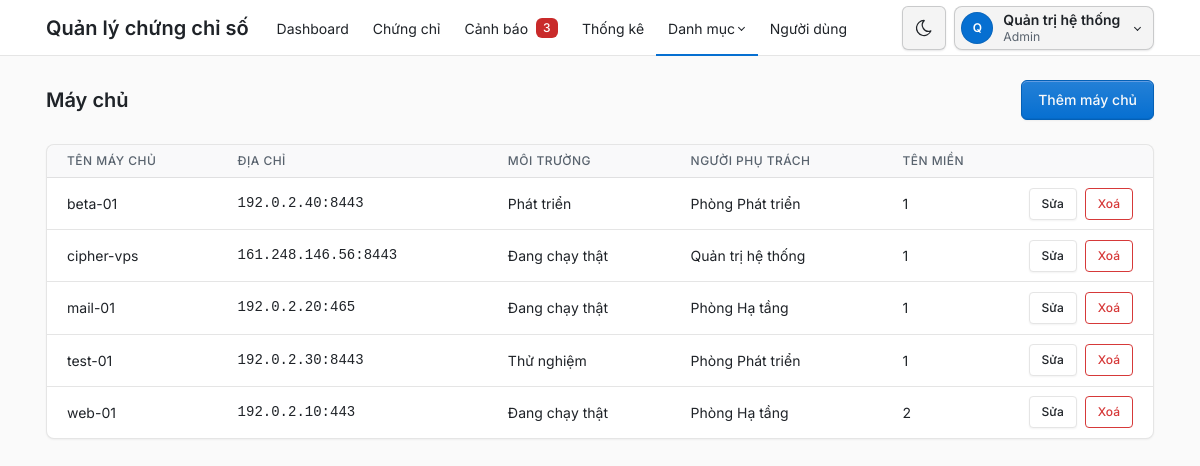
The page /admin/may_chu.php (signed in) on the database as committed earlier.
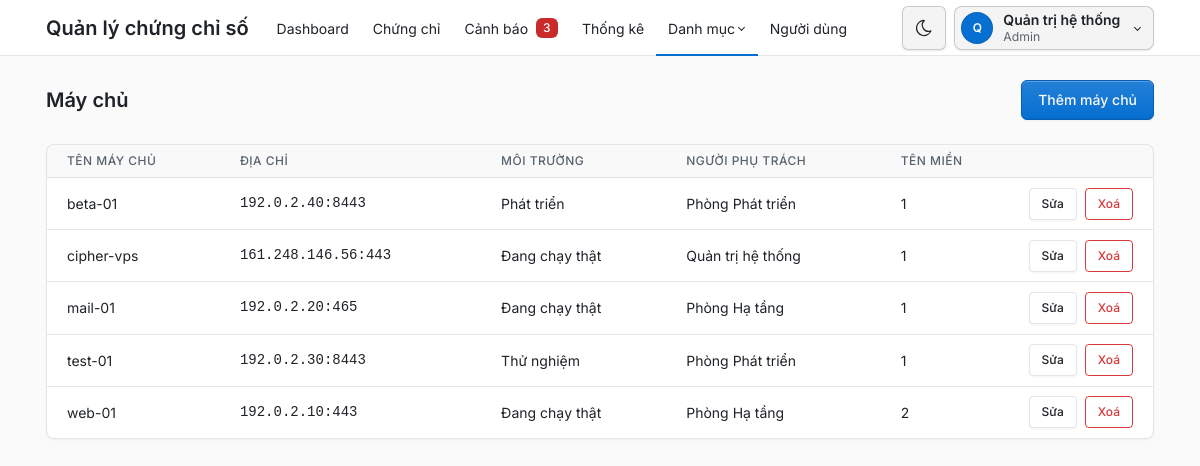
The same page on the database as committed later.
### tables this page shows
CREATE TABLE users (
    id INT UNSIGNED AUTO_INCREMENT PRIMARY KEY,
    username VARCHAR(50) NOT NULL UNIQUE,
    password_hash VARCHAR(255) NOT NULL,
    full_name VARCHAR(100) NOT NULL,
    role_id INT UNSIGNED NOT NULL,
    is_locked TINYINT(1) NOT NULL DEFAULT 0,  
     
    failed_logins TINYINT UNSIGNED NOT NULL DEFAULT 0,
    locked_until DATETIME NULL,
    CONSTRAINT fk_users_role FOREIGN KEY (role_id) REFERENCES roles (id) ON DELETE RESTRICT
);

CREATE TABLE roles (
    id INT UNSIGNED AUTO_INCREMENT PRIMARY KEY,
    name VARCHAR(50) NOT NULL UNIQUE
);

CREATE TABLE servers (
    id INT UNSIGNED AUTO_INCREMENT PRIMARY KEY,
    hostname VARCHAR(255) NOT NULL,
    ip_address VARCHAR(45) NOT NULL,  
    port SMALLINT UNSIGNED NOT NULL DEFAULT 443,
    environment ENUM('production', 'staging', 'development') NOT NULL DEFAULT 'production',
    owner VARCHAR(100) NOT NULL,
    CONSTRAINT chk_servers_port CHECK (port BETWEEN 1 AND 65535)
);

### src/khoi_dong.php (called while the page is built, shortened)
<?php
require_once __DIR__ . '/../config/db.php';
require_once __DIR__ . '/auth.php';
function e(?string $chuoi): string
{
    return htmlspecialchars((string) $chuoi, ENT_QUOTES, 'UTF-8');
}
function url(string $duongDan): string
{
    $thuMucPublic = str_replace('\\', '/', realpath(__DIR__ . '/../public'));
    $gocWeb = str_replace('\\', '/', realpath($_SERVER['DOCUMENT_ROOT']));
    return substr($thuMucPublic, strlen($gocWeb)) . '/' . $duongDan;
}

### src/auth.php (called while the page is built, shortened)
<?php
function nguoiDungHienTai(PDO $pdo): ?array
{
    $cau = $pdo->prepare('SELECT u.id, u.username, u.full_name, r.name AS role_name
                          FROM users u JOIN roles r ON r.id = u.role_id
                          WHERE u.id = ? AND u.is_locked = 0');
    $cau->execute([$_SESSION['user_id']]);
    return $cau->fetch() ?: null;
}
function laAdmin(array $nguoi): bool
{
    return $nguoi['role_name'] === VAI_TRO_ADMIN;
}
function yeuCauDangNhap(PDO $pdo): array
{
    $nguoi = nguoiDungHienTai($pdo);
    return $nguoi;
}

### src/chung_chi.php (called while the page is built, shortened)
<?php
function demCanhBaoMoi(PDO $pdo): int
{
    return (int) $pdo->query('SELECT COUNT(*) FROM ' . CANH_BAO_DANG_XET . " AND a.status = 'new'")->fetchColumn();
}

### src/danh_muc.php (called while the page is built, shortened)
<?php
function danhSachMayChu(PDO $pdo): array
{
    return $pdo->query('SELECT s.*, COUNT(d.id) AS so_ten_mien
                        FROM servers s LEFT JOIN domains d ON d.server_id = s.id
                        GROUP BY s.id ORDER BY s.hostname')->fetchAll();
}

### public/admin/may_chu.php (the view, shortened to what this page needs)
<?php
require __DIR__ . '/../../src/khoi_dong.php';
require __DIR__ . '/../../src/danh_muc.php';
$pdo = ketNoiCsdl();
$nguoi = yeuCauDangNhap($pdo);
$danhSach = danhSachMayChu($pdo);
$tieuDe = 'Máy chủ';
$trangHienTai = 'may_chu';
$nutThem = ['nhan' => 'Thêm máy chủ', 'dich' => 'admin/may_chu_form.php'];
require __DIR__ . '/../../views/dau_trang.php';
require __DIR__ . '/../../views/tieu_de_trang.php';
?>
<div class="page-body">
    <div class="container-xl">
        <div class="card">
            <div class="table-responsive">
                <table class="table table-vcenter card-table">
                    <thead>
                        <tr>
                            <th>Tên máy chủ</th>
                            <th>Địa chỉ</th>
                            <th>Môi trường</th>
                            <th>Người phụ trách</th>
                            <th>Tên miền</th>
                            <th class="w-1"><span class="visually-hidden">Thao tác</span></th>
                        </tr>
                    </thead>
                    <tbody>
                        <?php foreach ($danhSach as $dong): ?>
                            <tr>
                                <td><?= e($dong['hostname']) ?></td>
                                <td class="ma-so"><?= e($dong['ip_address']) ?>:<?= (int) $dong['port'] ?></td>
                                <td><?= e(MOI_TRUONG[$dong['environment']]) ?></td>
                                <td><?= e($dong['owner']) ?></td>
                                <td><?= (int) $dong['so_ten_mien'] ?></td>
                                <td>
                                    <div class="btn-list flex-nowrap">
                                        <a class="btn btn-sm" href="<?= e(url('admin/may_chu_form.php?id=' . (int) $dong['id'])) ?>">Sửa</a>
                                        <?php
                                        $cauHoiXoa = 'Xoá máy chủ ' . $dong['hostname'] . '?';
                                        require __DIR__ . '/../../views/nut_xoa.php';
                                        ?>
                                    </div>
                                </td>
                            </tr>
                        <?php endforeach; ?>
                    </tbody>
                </table>
            </div>
        </div>
    </div>
</div>
<?php require __DIR__ . '/../../views/cuoi_trang.php'; ?>

### views/dau_trang.php (shortened to what this page needs)
<?php
$nguoi ??= null;
$trangHienTai ??= '';
$coThanhRieng ??= false;
$soCanhBaoMenu = 0;
if ($nguoi !== null) {
    require_once __DIR__ . '/../src/chung_chi.php';
    $soCanhBaoMenu = demCanhBaoMoi($pdo);
}
$trongDanhMuc = in_array($trangHienTai, ['may_chu', 'ten_mien', 'to_chuc_cap'], true);
$nutGiaoDien = <<<'HTML'
<button type="button" class="nav-link px-2 bg-transparent border-0" data-doi-giao-dien
        title="Đổi giao diện sáng/tối" aria-label="Đổi giao diện sáng/tối">
    <svg class="icon hide-theme-dark" xmlns="http://www.w3.org/2000/svg" width="24" height="24" viewBox="0 0 24 24" fill="none" stroke="currentColor" stroke-width="2" stroke-linecap="round" stroke-linejoin="round" aria-hidden="true"><path d="M12 3c.132 0 .263 0 .393 0a7.5 7.5 0 0 0 7.92 12.446a9 9 0 1 1 -8.313 -12.454z"/></svg>
    <svg class="icon hide-theme-light" xmlns="http://www.w3.org/2000/svg" width="24" height="24" viewBox="0 0 24 24" fill="none" stroke="currentColor" stroke-width="2" stroke-linecap="round" stroke-linejoin="round" aria-hidden="true"><circle cx="12" cy="12" r="4"/><path d="M3 12h1m8 -9v1m8 8h1m-9 8v1m-6.4 -15.4l.7 .7m12.1 -.7l-.7 .7m0 11.4l.7 .7m-12.1 -.7l-.7 .7"/></svg>
</button>
HTML;
?>
<!doctype html>
<html lang="vi" data-bs-theme="light">
<head>
    <link rel="stylesheet" href="<?= e(url('assets/tabler/tabler.min.css')) ?>">
    <link rel="stylesheet" href="<?= e(url('assets/inter/inter.css')) ?>">
    <link rel="stylesheet" href="<?= e(url('assets/app.css')) ?>">
</head>
<body>
<?php if ($nguoi === null && !$coThanhRieng): ?>
    <div class="position-absolute top-0 end-0 p-3"><?= $nutGiaoDien ?></div>
<?php elseif ($nguoi !== null): ?>
    <div class="page">
        <header class="navbar navbar-expand-md d-print-none">
            <div class="container-xl">
                <a class="navbar-brand me-3 ten-he-thong-qt" href="<?= e(url('index.php')) ?>">Quản lý chứng chỉ số</a>
                <div class="navbar-nav flex-row order-md-last align-items-center thanh-tai-khoan">
                    <?= $nutGiaoDien ?>
                    <div class="nav-item dropdown">
                        <a href="#" class="nut-tai-khoan dropdown-toggle" data-bs-toggle="dropdown" aria-label="Mở menu tài khoản">
                            <span class="avatar avatar-sm"><?= e(mb_substr($nguoi['full_name'], 0, 1)) ?></span>
                            <span class="d-none d-md-block">
                                <span class="d-block nut-tai-khoan-ten"><?= e($nguoi['full_name']) ?></span>
                                <span class="d-block small text-secondary"><?= e($nguoi['role_name']) ?></span>
                            </span>
                        </a>
                    </div>
                </div>
                <div class="collapse navbar-collapse" id="menu-chinh">
                    <ul class="navbar-nav">
                        <li class="nav-item <?= $trangHienTai === 'dashboard' ? 'active' : '' ?>">
                            <a class="nav-link" href="<?= e(url('admin/index.php')) ?>">Dashboard</a>
                        </li>
                        <li class="nav-item <?= $trangHienTai === 'chung_chi' ? 'active' : '' ?>">
                            <a class="nav-link" href="<?= e(url('admin/chung_chi.php')) ?>">Chứng chỉ</a>
                        </li>
                        <li class="nav-item <?= $trangHienTai === 'canh_bao' ? 'active' : '' ?>">
                            <a class="nav-link" href="<?= e(url('admin/canh_bao.php')) ?>">
                                Cảnh báo
                                <?php if ($soCanhBaoMenu > 0): ?>
                                    <span class="badge so-canh-bao ms-2"><?= $soCanhBaoMenu ?><span class="visually-hidden"> cảnh báo mới</span></span>
                                <?php endif; ?>
                            </a>
                        </li>
                        <li class="nav-item <?= $trangHienTai === 'thong_ke' ? 'active' : '' ?>">
                            <a class="nav-link" href="<?= e(url('admin/thong_ke.php')) ?>">Thống kê</a>
                        </li>
                        <li class="nav-item dropdown <?= $trongDanhMuc ? 'active' : '' ?>">
                            <a class="nav-link dropdown-toggle" href="#" data-bs-toggle="dropdown" role="button" aria-expanded="false">Danh mục</a>
                        </li>
                        <?php if (laAdmin($nguoi)): ?>
                            <li class="nav-item <?= $trangHienTai === 'nguoi_dung' ? 'active' : '' ?>">
                                <a class="nav-link" href="<?= e(url('admin/nguoi_dung.php')) ?>">Người dùng</a>
                            </li>
                        <?php endif; ?>
                    </ul>
                </div>
            </div>
        </header>
        <div class="page-wrapper">
<?php endif; ?>

### views/tieu_de_trang.php
<?php
$nutThem ??= null;
?>
<div class="page-header d-print-none">
    <div class="container-xl">
        <div class="row align-items-center">
            <div class="col">
                <h1 class="page-title"><?= e($tieuDe) ?></h1>
            </div>
            <?php if ($nutThem !== null): ?>
                <div class="col-auto">
                    <a class="btn btn-primary" href="<?= e(url($nutThem['dich'])) ?>"><?= e($nutThem['nhan']) ?></a>
                </div>
            <?php endif; ?>
        </div>
    </div>
</div>

### views/nut_xoa.php (shortened to what this page needs)
<form method="post" data-xac-nhan="<?= e($cauHoiXoa) ?>">
    <button class="btn btn-sm btn-outline-danger">Xoá</button>
</form>

### views/cuoi_trang.php (shortened to what this page needs)
<?php if ($nguoi !== null): ?>
        </div>
    </div>
<?php endif; ?>
</body>
</html>

### public/assets/app.css (style rules this page uses)
:root, [data-bs-theme="light"] { --tblr-font-sans-serif: "Inter", "Segoe UI", system-ui, -apple-system, sans-serif; --tblr-body-font-family: var(--tblr-font-sans-serif); --tblr-body-line-height: 1.5; --tblr-body-color: #1f2328; --tblr-secondary: #59636e; --tblr-secondary-color: #59636e; }
@media screen { html { overflow-y: scroll; } }
.ma-so { font-family: var(--tblr-font-monospace); }
.table-responsive { position: relative; }
.so-canh-bao { background: #c92a2a; color: #fff; }
.card-table > tbody > tr > td { padding-bottom: 0.6rem; padding-top: 0.6rem; }
.thanh-tai-khoan { --khoi-bong: 0 1px 2px rgba(10, 14, 20, 0.1); --khoi-nen: rgba(10, 14, 20, 0.045); --khoi-nen-re: rgba(10, 14, 20, 0.09); --khoi-vien: rgba(10, 14, 20, 0.18); --khoi-vien-re: rgba(10, 14, 20, 0.34); gap: 0.5rem; }
.nut-tai-khoan { align-items: center; background: var(--khoi-nen); border: 1px solid var(--khoi-vien); border-radius: 0.5rem; box-shadow: var(--khoi-bong); color: var(--tblr-body-color); display: flex; gap: 0.625rem; line-height: 1.3; min-height: 2.75rem; padding: 0.25rem 0.75rem 0.25rem 0.375rem; transition: background-color 0.15s ease, border-color 0.15s ease; }
.nut-tai-khoan .avatar { background: var(--tblr-primary); color: #fff; font-weight: 600; }
.nut-tai-khoan-ten { font-weight: 600; }
.thanh-tai-khoan [data-doi-giao-dien] { align-items: center; background-color: var(--khoi-nen) !important; border: 1px solid var(--khoi-vien) !important; border-radius: 0.5rem; box-shadow: var(--khoi-bong); display: flex; height: 2.75rem; justify-content: center; transition: background-color 0.15s ease, border-color 0.15s ease; width: 2.75rem; }

Rows that differ between the two databases and show on the page:
changed servers "cipher-vps": port "8443" → "443"
